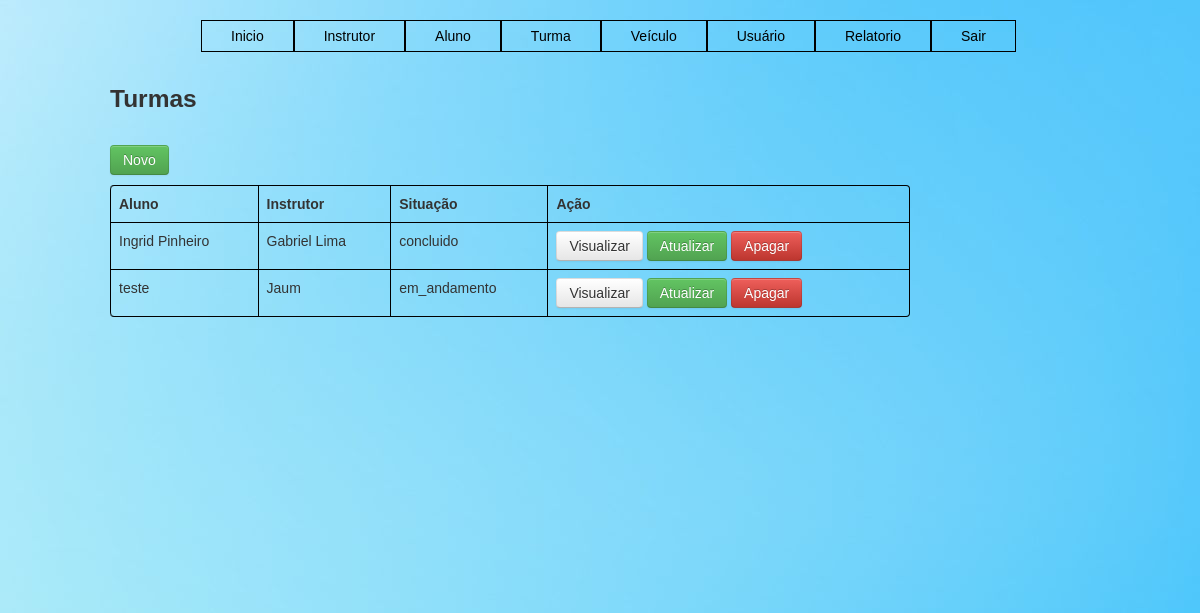
Page /turma.php on the committed database.
### tables this page shows
CREATE TABLE IF NOT EXISTS `turma` (
  `cod_turma` int(10) unsigned NOT NULL AUTO_INCREMENT,
  `instrutor_cod_instrutor` int(10) unsigned NOT NULL,
  `aluno_cod_aluno` int(10) unsigned NOT NULL,
  `situacao` varchar(20) DEFAULT NULL,
  PRIMARY KEY (`cod_turma`),
  KEY `turma_FKIndex1` (`aluno_cod_aluno`),
  KEY `turma_FKIndex2` (`instrutor_cod_instrutor`)
);

CREATE TABLE IF NOT EXISTS `aluno` (
  `cod_aluno` int(10) unsigned NOT NULL AUTO_INCREMENT,
  `nome` varchar(200) NOT NULL,
  `nascimento` date NOT NULL,
  `cpf` int(10) unsigned NOT NULL,
  `TELEFONE` int(10) unsigned DEFAULT NULL,
  `ENDERECO` varchar(500) DEFAULT NULL,
  `TURNO` varchar(20) NOT NULL,
  `SITUACAO` varchar(20) NOT NULL,
  `categoria` varchar(10) NOT NULL,
  PRIMARY KEY (`cod_aluno`)
);

CREATE TABLE IF NOT EXISTS `instrutor` (
  `cod_instrutor` int(10) unsigned NOT NULL AUTO_INCREMENT,
  `nome` varchar(200) DEFAULT NULL,
  `cpf` int(10) unsigned DEFAULT NULL,
  `TELEFONE` int(10) unsigned DEFAULT NULL,
  `NASCIMENTO` date DEFAULT NULL,
  `endereco` varchar(200) DEFAULT NULL,
  PRIMARY KEY (`cod_instrutor`)
);

### turma.php (the view, shortened to what this page needs)
<!DOCTYPE html>
<html lang="pt-br">
<head>
	<link rel="stylesheet" type="text/css"  href="css/menu_style.css" />
	<link rel="stylesheet" type="text/css"  href="css/style.css" />
	<link   href="css/bootstrap.min.css" rel="stylesheet">
</head>
<body>
	<?php include("cabecalho.php"); ?>
	<div class="container">
		<br><br>
		<div class="row">
			<h3>Turmas</h3><br>
		</div>
		<div class="row">
			<p>
				<a href="CRUDS/cadastrar_turma.php" class="btn btn-success">Novo</a>
			</p>
			<div id="Layer1" style="position:relative; width:800px; height:400px; z-index:1; overflow: auto">
				<table class="table table-bordered">
					<thead>
						<tr>
							<th>Aluno</th>
							<th>Instrutor</th>
							<th>Situação</th>
							<th>Ação</th>
						</tr>
					</thead>
					<tbody>
						<?php
						$pdo = Database::connect();
						$sql = 'SELECT turma.*, instrutor.nome as nomeInstrutor, aluno.nome as nomeAluno FROM turma inner join instrutor on instrutor.cod_instrutor = turma.instrutor_cod_instrutor
								inner join aluno on aluno.cod_aluno = turma.aluno_cod_aluno
						ORDER BY cod_turma ASC';
						foreach ($pdo->query($sql) as $row) {
							echo '<tr>';
							echo '<td>'. $row['nomeAluno'] . '</td>';
							echo '<td>'. $row['nomeInstrutor'] . '</td>';
							echo '<td>'. $row['situacao'] . '</td>';
							echo '<td>';
							echo '<a class="btn" href="conexao_Banco/Visualizar_Turma.php?id='.$row['cod_turma'].'">Visualizar</a>';
							echo '<a class="btn btn-success" href="CRUDS/atualizar_turma.php?id='.$row['cod_turma'].'">Atualizar</a>';
							echo '<a class="btn btn-danger" href="conexao_Banco/Excluir_Turma.php?id='.$row['cod_turma'].'">Apagar</a>';
							echo '</td>';
						}
							echo '</tr>';
						?>
					</tbody>
				</table>
			</div>
		</body>
		</html>

### css/menu_style.css (style rules this page uses)
body { font-family: arial, helvetica, sans-serif; font-size: 14px; position:relative; background-image:url("../css/img/fundo.jpg"); opacity: 1; }
a { text-decoration:none; }

### css/style.css (style rules this page uses)
* { margin: 0; padding: 0; }
body { background:#64b5f6; }
form ,h3 { align: center-left; padding-top:5px; }

### rows in the picture
turma: aluno.nome "Ingrid Pinheiro", instrutor.nome "Gabriel Lima", situacao "concluido"
turma: aluno.nome "teste", instrutor.nome "Jaum", situacao "em_andamento"
